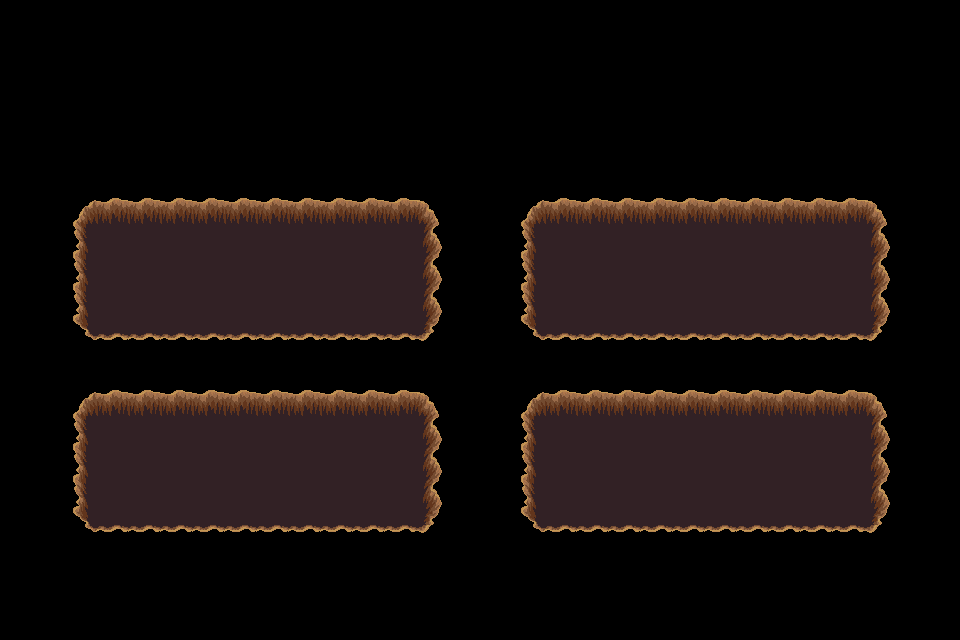

This game map was drawn from its Tiled (.tmx) file and the tilesets committed beside it. A one-line description and the full map source follow:
An orthogonal 30x20 tile map with 32x32 px tiles, 1 tile layer (trou), 2 tilesets.

<map version="1.4" tiledversion="1.4.3" orientation="orthogonal" renderorder="right-down" width="30" height="20" tilewidth="32" tileheight="32" infinite="0" nextlayerid="9" nextobjectid="1">
 <tileset firstgid="1" source="../../dungeon_green.tsx" />
 <tileset firstgid="530" source="../../dungeon.tsx" />
 <layer id="8" name="trou" width="30" height="20">
  <data encoding="csv">
0,0,0,0,0,0,0,0,0,0,0,0,0,0,0,0,0,0,0,0,0,0,0,0,0,0,0,0,0,0,
0,0,0,0,0,0,0,0,0,0,0,0,0,0,0,0,0,0,0,0,0,0,0,0,0,0,0,0,0,0,
0,0,0,0,0,0,0,0,0,0,0,0,0,0,0,0,0,0,0,0,0,0,0,0,0,0,0,0,0,0,
0,0,0,0,0,0,0,0,0,0,0,0,0,0,0,0,0,0,0,0,0,0,0,0,0,0,0,0,0,0,
0,0,0,0,0,0,0,0,0,0,0,0,0,0,0,0,0,0,0,0,0,0,0,0,0,0,0,0,0,0,
0,0,0,0,0,0,0,0,0,0,0,0,0,0,0,0,0,0,0,0,0,0,0,0,0,0,0,0,0,0,
0,0,432,433,433,433,433,433,433,433,433,433,433,434,0,0,432,433,433,433,433,433,433,433,433,433,433,434,0,0,
0,0,455,456,456,456,456,456,456,456,456,456,456,457,0,0,455,456,456,456,456,456,456,456,456,456,456,457,0,0,
0,0,455,456,456,456,456,456,456,456,456,456,456,457,0,0,455,456,456,456,456,456,456,456,456,456,456,457,0,0,
0,0,455,456,456,456,456,456,456,456,456,456,456,457,0,0,455,456,456,456,456,456,456,456,456,456,456,457,0,0,
0,0,478,479,479,479,479,479,479,479,479,479,479,480,0,0,478,479,479,479,479,479,479,479,479,479,479,480,0,0,
0,0,0,0,0,0,0,0,0,0,0,0,0,0,0,0,0,0,0,0,0,0,0,0,0,0,0,0,0,0,
0,0,432,433,433,433,433,433,433,433,433,433,433,434,0,0,432,433,433,433,433,433,433,433,433,433,433,434,0,0,
0,0,455,456,456,456,456,456,456,456,456,456,456,457,0,0,455,456,456,456,456,456,456,456,456,456,456,457,0,0,
0,0,455,456,456,456,456,456,456,456,456,456,456,457,0,0,455,456,456,456,456,456,456,456,456,456,456,457,0,0,
0,0,455,456,456,456,456,456,456,456,456,456,456,457,0,0,455,456,456,456,456,456,456,456,456,456,456,457,0,0,
0,0,478,479,479,479,479,479,479,479,479,479,479,480,0,0,478,479,479,479,479,479,479,479,479,479,479,480,0,0,
0,0,0,0,0,0,0,0,0,0,0,0,0,0,0,0,0,0,0,0,0,0,0,0,0,0,0,0,0,0,
0,0,0,0,0,0,0,0,0,0,0,0,0,0,0,0,0,0,0,0,0,0,0,0,0,0,0,0,0,0,
0,0,0,0,0,0,0,0,0,0,0,0,0,0,0,0,0,0,0,0,0,0,0,0,0,0,0,0,0,0
</data>
 </layer>
</map>
